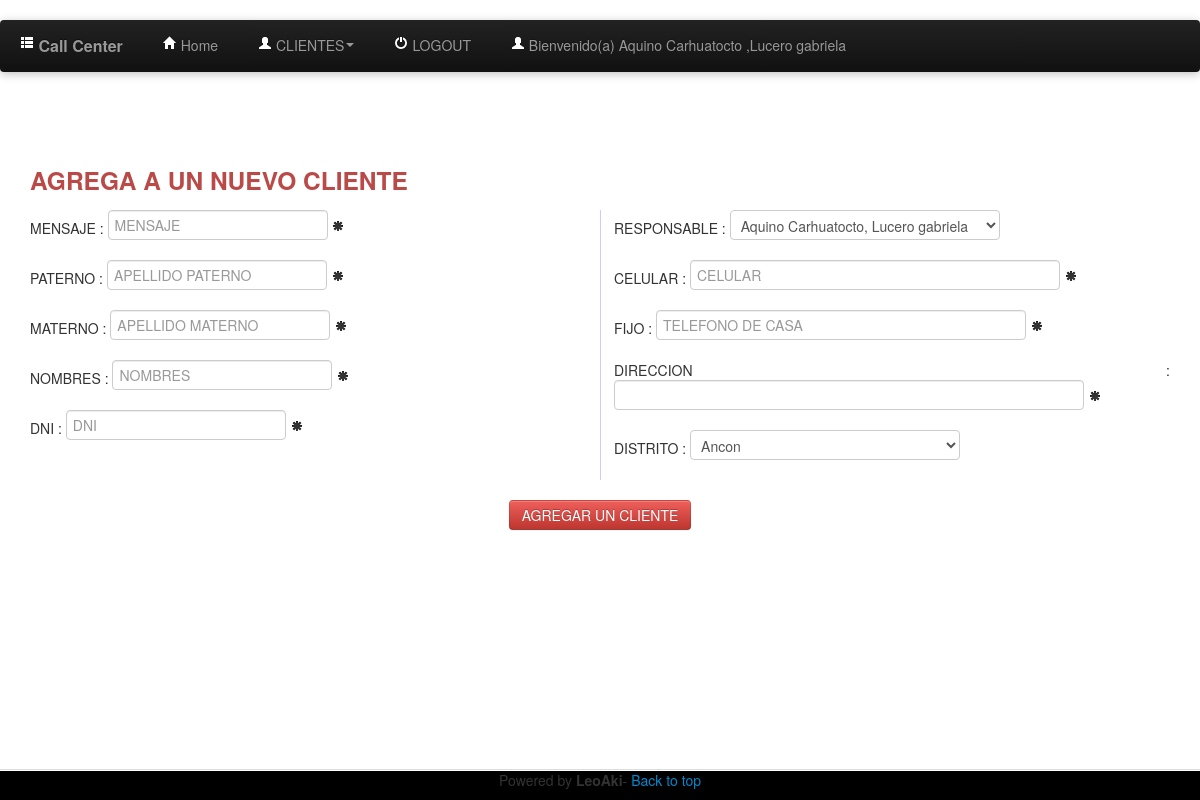
/newcli.php (signed in), run on the app's committed database.
### tables this page shows
CREATE TABLE IF NOT EXISTS `Persona` (
  `codigo` int(11) NOT NULL AUTO_INCREMENT,
  `paterno` varchar(50) DEFAULT NULL,
  `materno` varchar(50) DEFAULT NULL,
  `nombres` varchar(100) DEFAULT NULL,
  `dni` char(8) DEFAULT NULL,
  `sexo` char(1) DEFAULT NULL,
  `email` varchar(100) DEFAULT NULL,
  `inicio` date DEFAULT NULL,
  `fin` date NOT NULL,
  `usuario` varchar(25) NOT NULL,
  `contrasena` varchar(32) NOT NULL,
  `nivel` int(4) NOT NULL,
  `estado` int(1) NOT NULL,
  `ultimasesion` datetime NOT NULL,
  PRIMARY KEY (`codigo`)
);

### class/Persona.php (called while the page is built, shortened)
<?php
require_once 'CONECTION.php';
class Persona extends Conection{
    public function QUIENES($dni) {
        $coneccion= new Conection();
        $consulta=  mysql_query("Select * from persona where codigo='".$dni."';");
        return $consulta;
    }
}
?>

### class/CONECTION.php (called while the page is built, shortened)
<?php
class CONECTION {
    public function CONECT() {
        $this->SERVER="localhost";
        $this->BD="CALL_CENTER";
        $this->PASS="lncc";
        $this->USER="root";
        $this->CONECCION=mysql_connect($this->SERVER, $this->USER, $this->PASS) or
                die (mysql_error());
        return $this->CONECCION;
    }
}
?>

### class/Cliente.php (called while the page is built, shortened)
<?php
require_once 'CONECTION.php';
class Cliente extends CONECTION {
    public function ListDistritos() {
        $CONE= new CONECTION();
        $list=  mysql_query("SELECT * FROM `distritos_lima`");
        return $list;
    }
    public function ListUser() {
        $CONE= new CONECTION();
        $list=  mysql_query("SELECT codigo, paterno,materno,nombres FROM `Persona` where nivel<>1;");
        return $list;
    }
}
?>

### newcli.php (the view, shortened to what this page needs)
<!DOCTYPE html>
<html lang="es">
<head>
</head>
<?php
require_once 'class/Cliente.php';
$cli=new Cliente();
if(!$_SESSION['USERINPUT'])
{
session_start();
session_destroy();
header('location: index.php');
}else{
    require_once 'includes/header.php';
?>
<body>
<center>
<div style="width: 95%; text-align: justify" id="divmain">
    <h3 class="text-error">AGREGA A UN NUEVO CLIENTE</h3>
<form id="frm1" name="frm1" action="" method="POST">
<div class="multicolumna5columnas">
<div class="control-group">
    <span class="control-label">MENSAJE : </span>
    <input type="text" id="txtmsn" name="txtmsn" placeholder="MENSAJE">
    <a id="ejemplo2"> <i class="icon-asterisk"></i> </a>
</div>
<div class="control-group">
    <span class="control-label">PATERNO : </span>
    <input type="text" id="txtpat" name="txtpat" placeholder="APELLIDO PATERNO">
    <a id="ejemplo3"> <i class="icon-asterisk"></i> </a>
</div>
<div class="control-group">
    <span class="control-label">MATERNO : </span>
    <input type="text" id="txtmat" name="txtmat" placeholder="APELLIDO MATERNO">
    <a id="ejemplo4"> <i class="icon-asterisk"></i> </a>
</div>
<div class="control-group">
    <span class="control-label">NOMBRES : </span>
    <input type="text" id="txtname" name="txtname" placeholder="NOMBRES">
    <a id="ejemplo5"> <i class="icon-asterisk"></i> </a>
</div>
<div class="control-group">
    <span class="control-label">DNI : </span>
    <input type="text" id="txtdni" name="txtdni" placeholder="DNI" maxlength="8">
    <a id="ejemplo6"> <i class="icon-asterisk"></i> </a>
</div>
<div class="control-group">
    <span class="control-label">RESPONSABLE : </span>
    <select class="span3" id="txtresp" name="txtresp">
    <?php
    $lis2=$cli->ListUser();
    while ($rowdis2 = mysql_fetch_array($lis2)) {
        echo "<option value='$rowdis2[0]'>$rowdis2[1] $rowdis2[2], $rowdis2[3]</option>";
    }
    ?>
    </select>
</div>
<div class="control-group">
    <span class="control-label">CELULAR : </span>
    <input type="text" id="txtcel" name="txtcel" placeholder="CELULAR" class="span4">
    <a id="ejemplo7"> <i class="icon-asterisk"></i> </a>
</div>
<div class="control-group">
    <span class="control-label">FIJO : </span>
    <input type="text" id="txtfijo" name="txtfijo" placeholder="TELEFONO DE CASA" class="span4">
    <a id="ejemplo8"> <i class="icon-asterisk"></i> </a>
</div>
<div class="control-group">
    <span class="control-label">DIRECCION : </span>
    <input type="text" id="txtdire" name="txtdire" class="span5"/>
    <a id="ejemplo9"> <i class="icon-asterisk"></i> </a>
</div>
<div class="control-group">
    <span class="control-label">DISTRITO : </span>
    <select class="span3" id="txtdistrito" name="txtdistrito">
    <?php
    $lis=$cli->ListDistritos();
    while ($rowdis = mysql_fetch_array($lis)) {
        echo "<option value='$rowdis[0]'>$rowdis[1]</option>";
    }
    ?>
    </select>
</div>
</div>
    <br>
    <center><button class="btn btn-danger" id="btnsend" name="btnsend"  onclick='agregarPais();'>AGREGAR UN CLIENTE</button></center>
</form>
</div>
</center>
<?php require_once 'includes/footer.php'; ?>
    </body>
<?php }?>
</html>

### includes/header.php (shortened to what this page needs)
<div class="navbar-wrapper">
    <div class="navbar navbar-inverse">
      <div class="navbar-inner">
        <a class="brand" href=""><i class="icon-th-list icon-white"></i> Call Center</a>
        <div class="nav-collapse collapse">
          <ul class="nav">
            <li><a href="index.php"><i class="icon icon-home icon-white"></i> Home</a></li>
            <li class="dropdown">
              <a href="#" class="dropdown-toggle" data-toggle="dropdown"><i class="icon-user icon-white"></i> CLIENTES<b class="caret"></b></a>
            </li>
            <li><a href="logout.php"><i class="icon-off icon-white"></i> LOGOUT</a></li>
            <li>
                <?php
                require_once "class/Persona.php";
                $QUIEN= new Persona();
                $uiui=$QUIEN->QUIENES($_SESSION["codigo"]);
                if($rowcito=  mysql_fetch_array($uiui)){
                    $paterno=$rowcito["paterno"];
                    $materno=$rowcito["materno"];
                    $nombrestodos=$rowcito["nombres"];
                }
                echo "<a><i class='icon-user icon-white'></i> Bienvenido(a) $paterno $materno ,$nombrestodos</a>";?>
           </li>
          </ul>
        </div>
      </div>
    </div>
</div>

### static/css/mystyle.css (style rules this page uses)
body { padding-top: 150px; padding-bottom: 40px; }
* { margin: 0; }
.navbar-wrapper { position: absolute; top: 0; left: 0; right: 0; z-index: 10; margin-top: 20px; margin-bottom: -90px; }
.navbar-wrapper .navbar { width: 100%; }
.navbar .navbar-inner { border: 0; -webkit-box-shadow: 0 2px 10px rgba(0,0,0,.25); -moz-box-shadow: 0 2px 10px rgba(0,0,0,.25); box-shadow: 0 2px 10px rgba(0,0,0,.25); }
.navbar .brand { padding: 14px 20px 16px; font-size: 16px; font-weight: bold; text-shadow: 0 -1px 0 rgba(0,0,0,.5); }
.navbar .nav > li > a { padding: 15px 20px; }

### newcli.php (style rules this page uses)
.multicolumna5columnas { -moz-column-count: 2; -moz-column-gap: 2em; -moz-column-rule: 1px solid #ccf; -webkit-column-count: 2; -webkit-column-gap: 2em; -webkit-column-rule: 1px solid #ccf; }

### data on the page
persona: paterno "Aquino", materno "Carhuatocto", nombres "Lucero gabriela"

### other printed values
form field txtresp "Aquino Carhuatocto, Lucero gabriela"
form field txtdistrito "Ancon"
